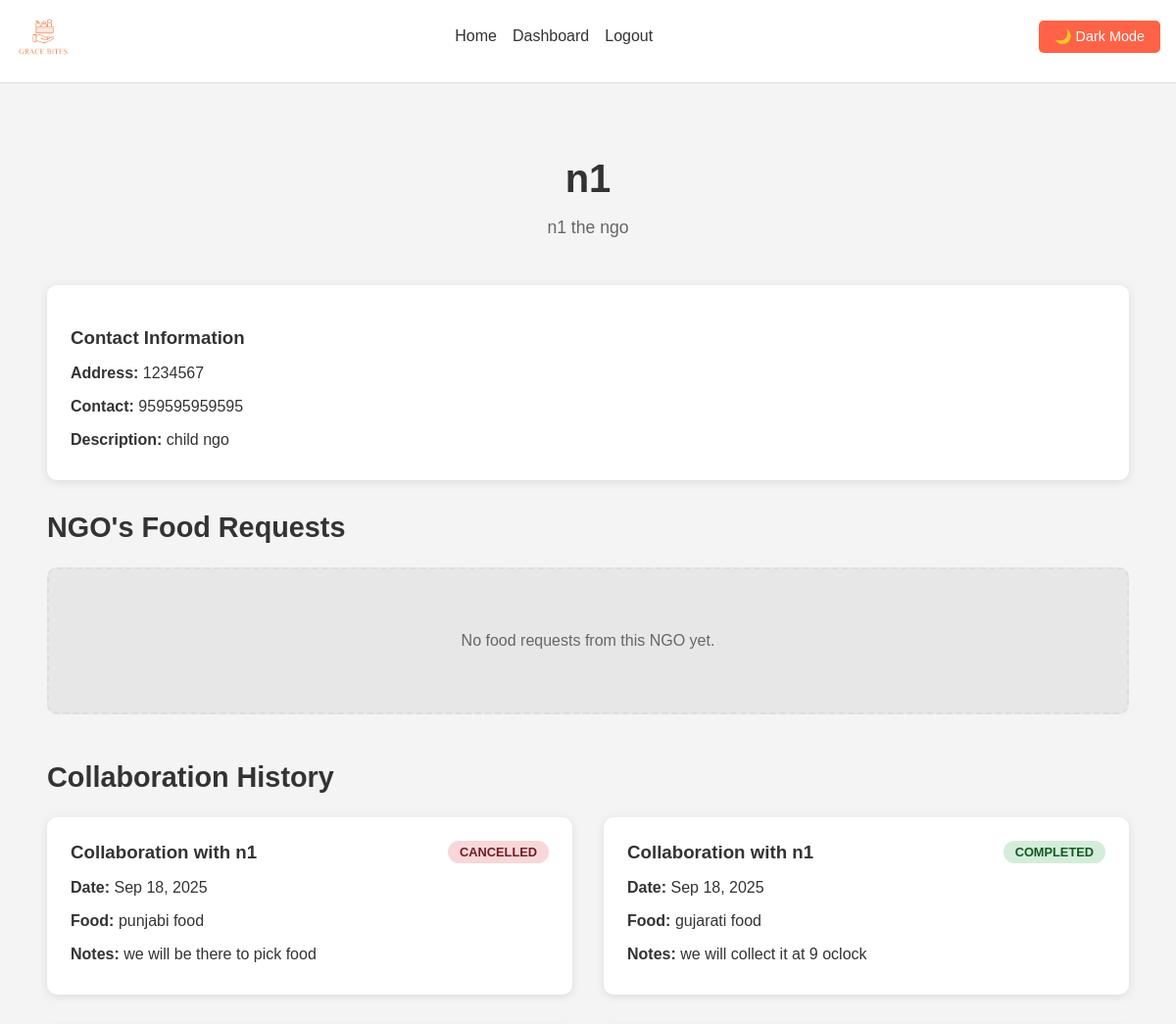
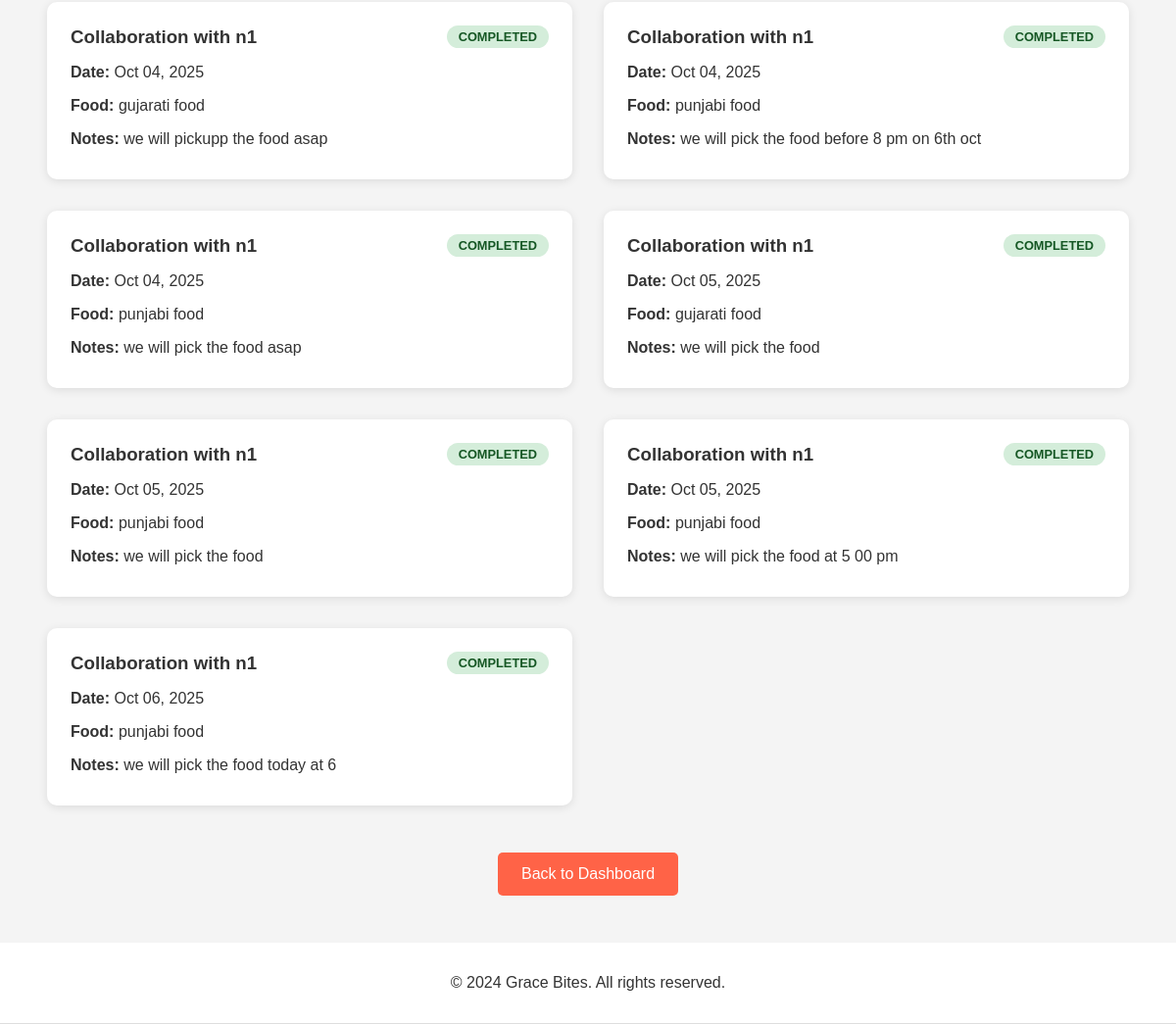
Screenshot of /restaurant/ngo-details/5/ (signed in) with the database file from the repository (2 pictures, top to bottom).
### accounts/models.py (models this page shows, shortened)
class User(AbstractUser):
    class Role(models.TextChoices):
        ADMIN = "ADMIN", "Admin"
        RESTAURANT = "RESTAURANT", "Restaurant"
        NGO = "NGO", "Ngo"
        EVENTPLANNER = "EVENTPLANNER", "Event Planner"
    role = models.CharField(max_length=50, choices=Role.choices, default=Role.RESTAURANT)

### core/models.py (models this page shows, shortened)
class NGOProfile(models.Model):
    user = models.OneToOneField(settings.AUTH_USER_MODEL, on_delete=models.CASCADE, related_name='ngo_profile')
    organization_name = models.CharField(max_length=255)
    address = models.CharField(max_length=255)
    contact_number = models.CharField(max_length=20)
    profile_picture = models.ImageField(upload_to='ngo_profile_pics/', null=True, blank=True)
    mission_statement = models.TextField(blank=True)
    description = models.TextField(blank=True)
    target_beneficiaries = models.CharField(max_length=255, blank=True)

class Collaboration(models.Model):
    STATUS_CHOICES = [
        ('PENDING', 'Pending'),
        ('ACTIVE', 'Active'),
        ('COMPLETED', 'Completed'),
        ('CANCELLED', 'Cancelled'),
    ]
    donor = models.ForeignKey(settings.AUTH_USER_MODEL, related_name='donor_collaborations', on_delete=models.CASCADE)
    ngo = models.ForeignKey(settings.AUTH_USER_MODEL, related_name='ngo_collaborations', on_delete=models.CASCADE)
    food_donation = models.ForeignKey(FoodDonation, on_delete=models.CASCADE, null=True, blank=True)
    food_request = models.ForeignKey(FoodRequest, on_delete=models.CASCADE, null=True, blank=True)
    status = models.CharField(max_length=20, choices=STATUS_CHOICES, default='PENDING')
    collaboration_date = models.DateTimeField(auto_now_add=True)
    notes = models.TextField(blank=True)
    people_served = models.PositiveIntegerField(null=True, blank=True, help_text="Number of people served when donation is completed")
    completion_date = models.DateTimeField(null=True, blank=True)

class FoodDonation(models.Model):
    donor = models.ForeignKey(settings.AUTH_USER_MODEL, on_delete=models.CASCADE, related_name='food_donations')
    food_type = models.CharField(max_length=100)
    quantity = models.CharField(max_length=50)
    description = models.TextField()
    expiry_date = models.DateTimeField()
    location = models.CharField(max_length=255)
    image = models.ImageField(upload_to='food_donations/', null=True, blank=True)
    posted_at = models.DateTimeField(auto_now_add=True)
    is_accepted = models.BooleanField(default=False)
    is_available = models.BooleanField(default=True)
    class Meta:
        ordering = ['-posted_at']

### restaurant/views.py (the view)
# urls.py: path('ngo-details/<int:ngo_id>/', views.view_ngo_details, name='view_ngo_details'),
@login_required
def view_ngo_details(request, ngo_id):
    ngo = get_object_or_404(User, id=ngo_id, role=User.Role.NGO)
    ngo_requests = FoodRequest.objects.filter(requester=ngo)
    collaborations = Collaboration.objects.filter(
        Q(donor=request.user, ngo=ngo) | Q(donor=ngo, ngo=request.user)
    )
    try:
        ngo_profile = NGOProfile.objects.get(user=ngo)
    except NGOProfile.DoesNotExist:
        try:
            from core.models import UserProfile
            ngo_profile = UserProfile.objects.get(user=ngo)
        except:
            ngo_profile = None
    return render(request, 'restaurant/ngo_details.html', {
        'ngo': ngo,
        'ngo_profile': ngo_profile,
        'ngo_requests': ngo_requests,
        'collaborations': collaborations
    })

### templates/restaurant/ngo_details.html (shortened to what this page needs)
{% extends 'base.html' %}
{% block content %}
<div class="dashboard-container">
    <div class="dashboard-header">
        <h1>{{ ngo.username }}</h1>
        {% if ngo_profile %}
            {% if ngo_profile.organization_name %}
                <p>{{ ngo_profile.organization_name }}</p>
            {% endif %}
        {% endif %}
    </div>
    <div class="ngo-info">
        <div class="info-card">
            <h3>Contact Information</h3>
            {% if ngo_profile %}
                <p><strong>Address:</strong> {{ ngo_profile.address }}</p>
                <p><strong>Contact:</strong> {{ ngo_profile.contact_number }}</p>
                {% if ngo_profile.description %}
                    <p><strong>Description:</strong> {{ ngo_profile.description }}</p>
                {% endif %}
            {% else %}
                <p><strong>Address:</strong> Not specified</p>
                <p><strong>Contact:</strong> Not specified</p>
                <p><strong>Description:</strong> Not specified</p>
            {% endif %}
        </div>
    </div>
    <div class="dashboard-section">
        <h2>NGO's Food Requests</h2>
        <div class="requests-grid">
            {% for request in ngo_requests %}
            <div class="request-card">
                <div class="request-header">
                    <h3>{{ request.food_type }}</h3>
                    <span class="status {{ request.status|lower }}">{{ request.status }}</span>
                </div>
                <div class="request-details">
                    <p><strong>Required:</strong> {{ request.quantity_required }}</p>
                    <p><strong>Location:</strong> {{ request.location }}</p>
                    <p><strong>Timing:</strong> {{ request.required_timing|date:"M d, Y H:i" }}</p>
                    {% if request.description %}
                        <p><strong>Description:</strong> {{ request.description }}</p>
                    {% endif %}
                </div>
            </div>
            {% empty %}
            <div class="empty-state">
                <p>No food requests from this NGO yet.</p>
            </div>
            {% endfor %}
        </div>
    </div>
    <div class="dashboard-section">
        <h2>Collaboration History</h2>
        <div class="collaborations-grid">
            {% for collaboration in collaborations %}
            <div class="collaboration-card">
                <div class="collaboration-header">
                    <h3>Collaboration with {{ collaboration.ngo.username }}</h3>
                    <span class="status {{ collaboration.status|lower }}">{{ collaboration.status }}</span>
                </div>
                <div class="collaboration-details">
                    <p><strong>Date:</strong> {{ collaboration.collaboration_date|date:"M d, Y" }}</p>
                    {% if collaboration.food_donation %}
                        <p><strong>Food:</strong> {{ collaboration.food_donation.food_type }}</p>
                    {% endif %}
                    {% if collaboration.notes %}
                        <p><strong>Notes:</strong> {{ collaboration.notes }}</p>
                    {% endif %}
                </div>
            </div>
            {% empty %}
            <div class="empty-state">
                <p>No collaboration history with this NGO yet.</p>
            </div>
            {% endfor %}
        </div>
    </div>
    <div style="text-align: center; margin-top: 2rem;">
        <a href="{% url 'restaurant_dashboard' %}" class="btn">Back to Dashboard</a>
    </div>
</div>
{% endblock %}

### templates/base.html (shortened to what this page needs)
<!DOCTYPE html>
<html lang="en">
<head>
    {% load static %}
    <link rel="stylesheet" href="{% static 'css/style.css' %}">
</head>
<body class="light-theme">
    <header>
        <nav>
            <div class="logo">
                <a href="/">
                    <img src="{% static 'images/logo.png' %}" alt="Grace Bites Logo">
                </a>
            </div>
            <ul>
                <li><a href="/">Home</a></li>
                {% if user.is_authenticated %}
                    <li><a href="{% url 'dashboard' %}">Dashboard</a></li>
                    <li><a href="{% url 'logout' %}">Logout</a></li>
                {% else %}
                    <li><a href="{% url 'login' %}">Login</a></li>
                    <li><a href="{% url 'register' %}">Register</a></li>
                {% endif %}
            </ul>
            <button id="theme-toggle">Toggle Theme</button>
        </nav>
    </header>
    <main>
        {% block content %}
        {% endblock %}
    </main>
    <footer>
        <p>&copy; 2024 Grace Bites. All rights reserved.</p>
    </footer>
</body>
</html>

### static/css/style.css (style rules this page uses)
body { font-family: Arial, sans-serif; margin: 0; padding: 0; transition: background-color 0.3s, color 0.3s; }
a { text-decoration: none; }
ul { list-style: none; padding: 0; }
header { padding: 0.75rem 1rem; min-height: 60px; max-height: 80px; overflow: hidden; }
nav { display: flex; justify-content: space-between; align-items: center; height: 100%; }
nav .logo { display: flex; align-items: center; gap: 0; max-width: 120px; flex-shrink: 0; overflow: hidden; }
nav .logo img { height: 40px; width: auto; max-width: 100px; min-width: 0; object-fit: contain; flex-shrink: 0; display: block; }
nav .logo a { display: flex; align-items: center; text-decoration: none; }
nav ul { display: flex; gap: 1rem; }
main { padding: 1rem; }
footer { padding: 1rem; text-align: center; }
#theme-toggle { background-color: #ff6347; color: #fff; border: none; padding: 0.5rem 1rem; border-radius: 5px; cursor: pointer; font-size: 0.9rem; transition: background-color 0.3s; }
body.light-theme { background-color: #f4f4f4; color: #333; }
.light-theme header, .light-theme footer { background-color: #fff; border-bottom: 1px solid #ddd; }
.light-theme nav .logo a, .light-theme nav ul a { color: #333; }
.btn { background-color: #ff6347; color: #fff; padding: 0.8rem 1.5rem; border-radius: 5px; font-size: 1rem; transition: background-color 0.3s; border: none; cursor: pointer; text-decoration: none; display: inline-block; }
.dashboard-container { max-width: 1200px; margin: 0 auto; padding: 2rem; }
.dashboard-header { text-align: center; margin-bottom: 3rem; }
.dashboard-header h1 { font-size: 2.5rem; margin-bottom: 0.5rem; color: inherit; }
.dashboard-header p { font-size: 1.1rem; color: #666; }
.dashboard-section { margin-bottom: 3rem; }
.dashboard-section h2 { margin-bottom: 1.5rem; color: inherit; font-size: 1.8rem; }
.requests-grid { display: grid; grid-template-columns: repeat(auto-fit, minmax(350px, 1fr)); gap: 2rem; }
.collaborations-grid { display: grid; grid-template-columns: repeat(auto-fit, minmax(350px, 1fr)); gap: 2rem; }
.collaboration-card { background: #fff; border-radius: 10px; box-shadow: 0 2px 10px rgba(0, 0, 0, 0.1); padding: 1.5rem; transition: transform 0.3s ease; }
.light-theme .collaboration-card { background: #fff; }
.collaboration-header { display: flex; justify-content: space-between; align-items: center; margin-bottom: 1rem; }
.collaboration-header h3 { color: inherit; margin: 0; }
.collaboration-details p { margin-bottom: 0.5rem; color: inherit; }
.status { padding: 0.25rem 0.75rem; border-radius: 20px; font-size: 0.8rem; font-weight: bold; text-transform: uppercase; }
.status.cancelled { background: #f8d7da; color: #721c24; }
.status.completed { background: #d4edda; color: #155724; }
.empty-state { text-align: center; padding: 3rem; background: rgba(255, 255, 255, 0.1); border-radius: 10px; border: 2px dashed #ddd; }
.light-theme .empty-state { background: rgba(0, 0, 0, 0.05); border-color: #ddd; }
.empty-state p { margin-bottom: 1rem; color: #666; }
.ngo-info, .restaurant-info { margin-bottom: 2rem; }
.info-card { background: #fff; border-radius: 10px; box-shadow: 0 2px 10px rgba(0, 0, 0, 0.1); padding: 1.5rem; }
.light-theme .info-card { background: #fff; }
.info-card h3 { margin-bottom: 1rem; color: inherit; }
.info-card p { margin-bottom: 0.5rem; color: inherit; }

### rows the page displays
User: username "n1"
NGOProfile: organization_name "n1 the ngo", address "1234567", contact_number "959595959595", description "child ngo"
Collaboration: ngo.username "n1", status "CANCELLED", collaboration_date "Sep 18, 2025", food_donation.food_type "punjabi food", notes "we will be there to pick food"
Collaboration: ngo.username "n1", status "COMPLETED", collaboration_date "Sep 18, 2025", food_donation.food_type "gujarati food", notes "we will collect it at 9 oclock"
Collaboration: ngo.username "n1", status "COMPLETED", collaboration_date "Oct 04, 2025", food_donation.food_type "gujarati food", notes "we will pickupp the food asap"
Collaboration: ngo.username "n1", status "COMPLETED", collaboration_date "Oct 04, 2025", food_donation.food_type "punjabi food", notes "we will pick the food before 8 pm on 6th oct"
Collaboration: ngo.username "n1", status "COMPLETED", collaboration_date "Oct 04, 2025", food_donation.food_type "punjabi food", notes "we will pick the food asap"
Collaboration: ngo.username "n1", status "COMPLETED", collaboration_date "Oct 05, 2025", food_donation.food_type "gujarati food", notes "we will pick the food"
Collaboration: ngo.username "n1", status "COMPLETED", collaboration_date "Oct 05, 2025", food_donation.food_type "punjabi food", notes "we will pick the food"
Collaboration: ngo.username "n1", status "COMPLETED", collaboration_date "Oct 05, 2025", food_donation.food_type "punjabi food", notes "we will pick the food at 5 00 pm"
Collaboration: ngo.username "n1", status "COMPLETED", collaboration_date "Oct 06, 2025", food_donation.food_type "punjabi food", notes "we will pick the food today at 6"
